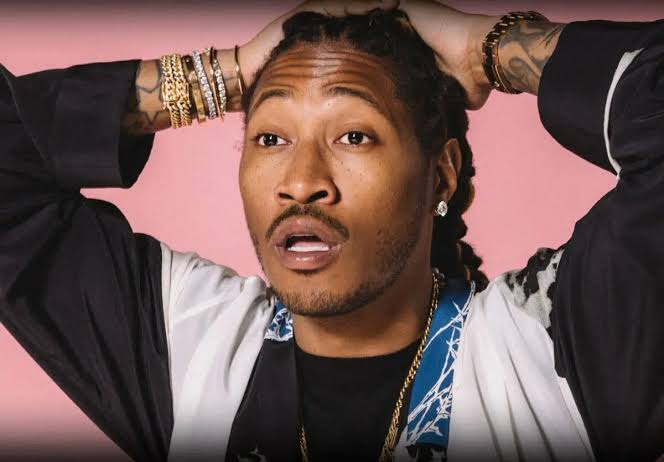
#> input picture test.jpg, 664 x 462 px, given in place of the camera
$ python detect-from-webcam.py
#> lines starting #> are read from the running program, lines starting #| are printed output that depends on the picture; after the words box and inside, x2 and y2 are one past the last pixel; in counts of white or black regions, pixels touching at a corner belong together
import cv2
import numpy as np

face_cascade = cv2.CascadeClassifier(cv2.data.haarcascades + 'haarcascade_frontalface_default.xml')

cap = cv2.VideoCapture(0)

while True:
    _, img = cap.read()
#> img is the input picture: shape (462, 664, 3); mean B, G, R 82.4, 85.9, 110
    gray = cv2.cvtColor(img, cv2.COLOR_BGR2GRAY)
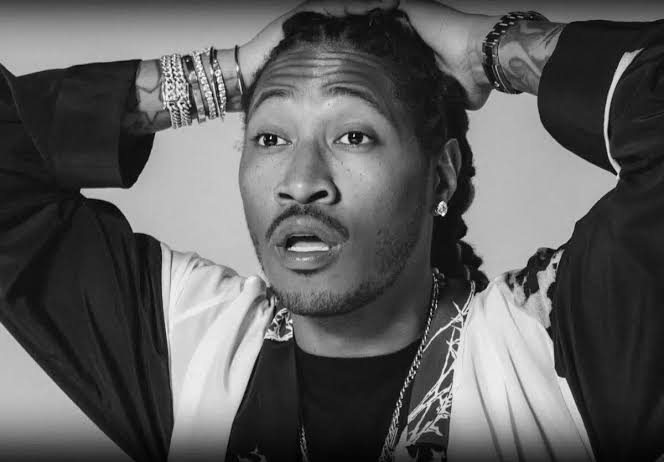
#> gray: shape (462, 664); min 0, max 252, mean 92.8
    faces = face_cascade.detectMultiScale(gray, 1.1, 4)
#> faces = [[211, 65, 202, 202]]

    for i, (x, y, w, h) in enumerate(faces):
        color = tuple(np.random.randint(0, 255, 3).tolist())
        cv2.rectangle(img, (x, y), (x + w, y + h), color, 3)
        cv2.putText(img, f'Face #{i+1}', (x, y - 10), cv2.FONT_HERSHEY_SIMPLEX, 0.6, color, 2)
#> this loop made 1 pass
#> (x, y, w, h, color) on pass 1: (211, 65, 202, 202, (172, 47, 117))
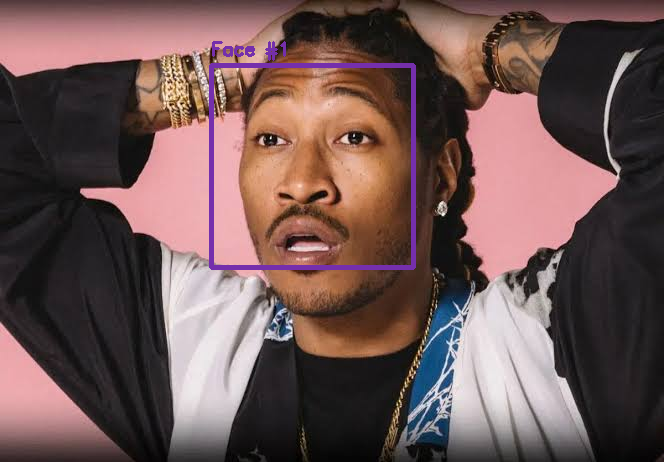
#> img: shape (462, 664, 3); 1.48% of pixels changed, all inside (x1, y1, x2, y2) = (209, 41, 416, 270)

    overlay = img.copy()
    cv2.rectangle(overlay, (10, 10), (200, 50), (0, 0, 0), -1)
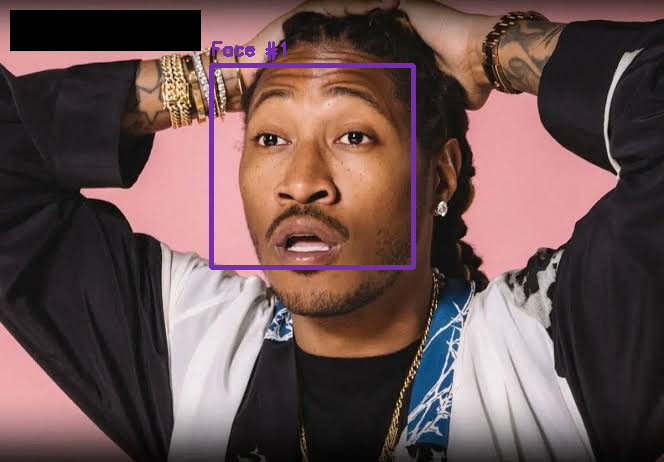
#> overlay: shape (462, 664, 3); 2.55% of pixels changed, all inside (x1, y1, x2, y2) = (10, 10, 201, 51)
    img = cv2.addWeighted(overlay, 0.4, img, 0.6, 0)
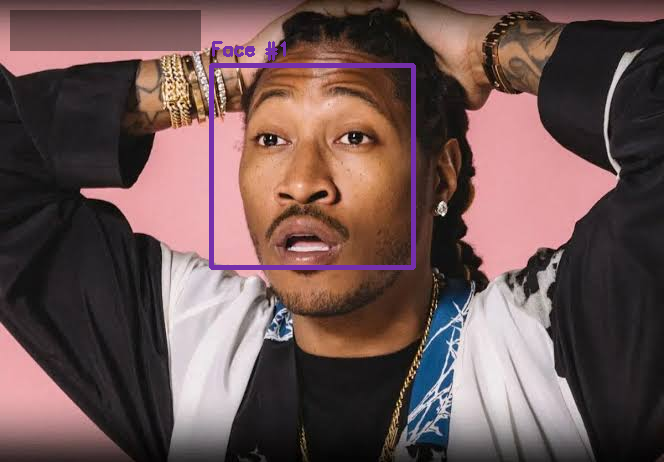
#> img: shape (462, 664, 3); mean B, G, R 82.2, 83.8, 107.7
    cv2.putText(img, f'Total Faces: {len(faces)}', (20, 40), cv2.FONT_HERSHEY_SIMPLEX, 0.8, (255, 255, 255), 2)
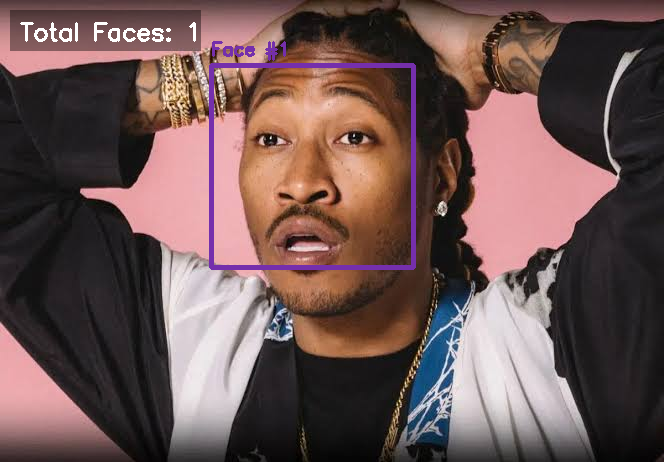
#> img: shape (462, 664, 3); 0.35% of pixels changed, all inside (x1, y1, x2, y2) = (20, 22, 196, 42)

    cv2.imshow('Face Detection', img)
    if cv2.waitKey(30) & 0xff == 27:
#> (key Esc is pressed here)
        break

cap.release()
cv2.destroyAllWindows()
